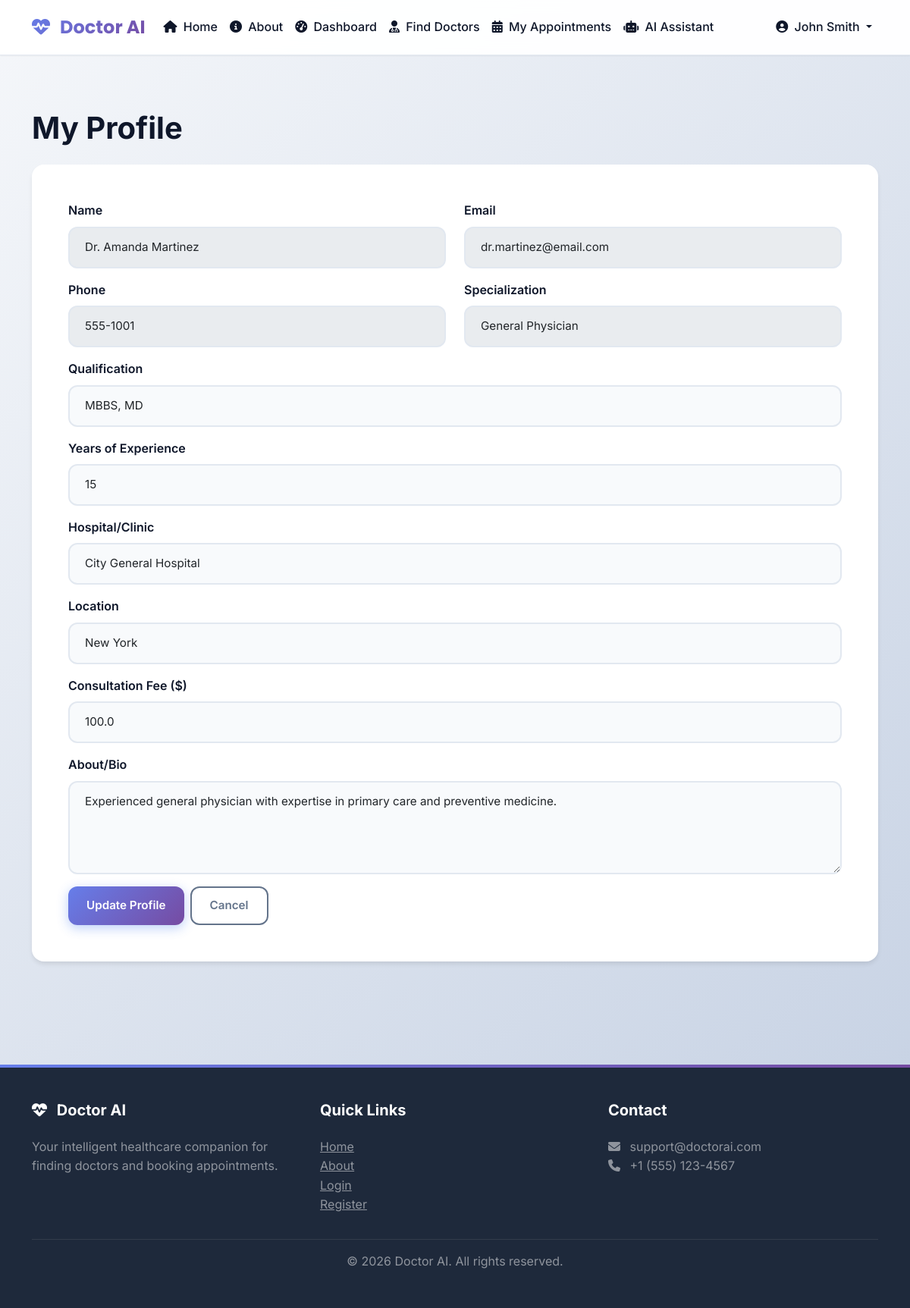
Page /patient/doctor/1 (signed in) on the committed database.
### tables this page shows
CREATE TABLE users (
            user_id INTEGER PRIMARY KEY AUTOINCREMENT,
            name TEXT NOT NULL,
            email TEXT UNIQUE NOT NULL,
            password_hash TEXT NOT NULL,
            role TEXT NOT NULL CHECK(role IN ('patient', 'doctor', 'admin')),
            phone TEXT,
            created_at TIMESTAMP DEFAULT CURRENT_TIMESTAMP
        );

CREATE TABLE doctors (
            doctor_id INTEGER PRIMARY KEY AUTOINCREMENT,
            user_id INTEGER UNIQUE NOT NULL,
            specialization TEXT NOT NULL,
            qualification TEXT,
            experience INTEGER,
            hospital TEXT,
            location TEXT,
            consultation_fee REAL,
            bio TEXT,
            is_verified BOOLEAN DEFAULT 0,
            FOREIGN KEY (user_id) REFERENCES users(user_id) ON DELETE CASCADE
        );

### routes/patient.py (the view)
@bp.route('/doctor/<int:doctor_id>')
@login_required
def doctor_profile(doctor_id):
    connection = None
    doctor_data = None
    availability = []
    try:
        connection = get_db_connection()
        cursor = get_dict_cursor(connection)
        cursor.execute("""
            SELECT d.*, u.name, u.email, u.phone
            FROM doctors d
            JOIN users u ON d.user_id = u.user_id
            WHERE d.doctor_id = ?
        """, (doctor_id,))
        doctor_data = cursor.fetchone()
        if not doctor_data:
            flash('Doctor not found', 'error')
            return redirect(url_for('patient.doctors'))
        cursor.execute("""
            SELECT * FROM doctor_availability
            WHERE doctor_id = ? AND is_available = 1
            ORDER BY CASE day_of_week
                WHEN 'Monday' THEN 1
                WHEN 'Tuesday' THEN 2
                WHEN 'Wednesday' THEN 3
                WHEN 'Thursday' THEN 4
                WHEN 'Friday' THEN 5
                WHEN 'Saturday' THEN 6
                WHEN 'Sunday' THEN 7
            END
        """, (doctor_id,))
        availability = cursor.fetchall()
    except Exception as e:
        flash(f'Error loading doctor profile: {str(e)}', 'error')
    finally:
        if connection:
            close_db_connection(connection)
    return render_template('doctor_profile.html',
                         doctor=doctor_data,
                         availability=availability)

### database.py (called while the page is built, shortened)
def get_db_connection():
    try:
        if Config.DB_TYPE == 'sqlite' or not MYSQL_AVAILABLE:
            connection = sqlite3.connect(Config.DB_PATH)
            connection.row_factory = sqlite3.Row  # This makes rows behave like dictionaries
            return connection
    except Exception as e:
        print(f"Error connecting to database: {e}")
        raise Exception("Database connection failed. Please check your database configuration.")

def get_dict_cursor(connection):
    if Config.DB_TYPE == 'sqlite' or not MYSQL_AVAILABLE:
        return connection.cursor()
    else:
        return connection.cursor(dictionary=True)

def close_db_connection(connection):
    try:
        if Config.DB_TYPE == 'sqlite' or not MYSQL_AVAILABLE:
            if connection:
                connection.close()
        else:
            if connection and connection.is_connected():
                connection.close()
    except:
        pass

### routes/patient.py (called while the page is built)
def login_required(f):
    @wraps(f)
    def decorated_function(*args, **kwargs):
        if 'user_id' not in session:
            flash('Please login to access this page', 'error')
            return redirect(url_for('auth.login'))
        if session.get('role') != 'patient':
            flash('Access denied. Patient access only.', 'error')
            return redirect(url_for('auth.login'))
        return f(*args, **kwargs)
    return decorated_function

### templates/doctor_profile.html (shortened to what this page needs)
{% extends "base.html" %}
{% block content %}
<div class="container py-5">
    <div class="row">
        <div class="col-lg-12">
            <h1 class="fw-bold mb-4">My Profile</h1>
            <div class="card">
                <div class="card-body p-5">
                    <form method="POST" action="{{ url_for('doctor.profile') }}">
                        <div class="row">
                            <div class="col-md-6 mb-3">
                                <label class="form-label">Name</label>
                                <input type="text" class="form-control" value="{{ doctor.name }}" disabled>
                            </div>
                            <div class="col-md-6 mb-3">
                                <label class="form-label">Email</label>
                                <input type="email" class="form-control" value="{{ doctor.email }}" disabled>
                            </div>
                        </div>
                        <div class="row">
                            <div class="col-md-6 mb-3">
                                <label class="form-label">Phone</label>
                                <input type="tel" class="form-control" value="{{ doctor.phone }}" disabled>
                            </div>
                            <div class="col-md-6 mb-3">
                                <label class="form-label">Specialization</label>
                                <input type="text" class="form-control" value="{{ doctor.specialization }}" disabled>
                            </div>
                        </div>
                        <div class="mb-3">
                            <label for="qualification" class="form-label">Qualification</label>
                            <input type="text" class="form-control" id="qualification" name="qualification"
                                   value="{{ doctor.qualification }}" required>
                        </div>
                        <div class="mb-3">
                            <label for="experience" class="form-label">Years of Experience</label>
                            <input type="number" class="form-control" id="experience" name="experience"
                                   value="{{ doctor.experience }}" required min="0">
                        </div>
                        <div class="mb-3">
                            <label for="hospital" class="form-label">Hospital/Clinic</label>
                            <input type="text" class="form-control" id="hospital" name="hospital"
                                   value="{{ doctor.hospital }}" required>
                        </div>
                        <div class="mb-3">
                            <label for="location" class="form-label">Location</label>
                            <input type="text" class="form-control" id="location" name="location"
                                   value="{{ doctor.location }}" required>
                        </div>
                        <div class="mb-3">
                            <label for="consultation_fee" class="form-label">Consultation Fee ($)</label>
                            <input type="number" class="form-control" id="consultation_fee" name="consultation_fee"
                                   value="{{ doctor.consultation_fee }}" required min="0" step="0.01">
                        </div>
                        <div class="mb-3">
                            <label for="bio" class="form-label">About/Bio</label>
                            <textarea class="form-control" id="bio" name="bio" rows="4">{{ doctor.bio or '' }}</textarea>
                        </div>
                        <div class="d-flex gap-2">
                            <button type="submit" class="btn btn-primary">Update Profile</button>
                            <a href="{{ url_for('doctor.dashboard') }}" class="btn btn-outline-secondary">Cancel</a>
                        </div>
                    </form>
                </div>
            </div>
        </div>
    </div>
</div>
{% endblock %}

### static/css/style.css (style rules this page uses)
:root { --primary-color: #2563eb; --primary-dark: #1e40af; --primary-light: #3b82f6; --secondary-color: #10b981; --accent-color: #8b5cf6; --success-color: #10b981; --warning-color: #f59e0b; --danger-color: #ef4444; --info-color: #06b6d4; --dark-color: #1e293b; --light-color: #f8fafc; --border-color: #e2e8f0; --text-primary: #0f172a; --text-secondary: #64748b; --shadow-sm: 0 1px 2px 0 rgba(0, 0, 0, 0.05); --shadow-md: 0 4px 6px -1px rgba(0, 0, 0, 0.1); --shadow-lg: 0 10px 15px -3px rgba(0, 0, 0, 0.1); --shadow-xl: 0 20px 25px -5px rgba(0, 0, 0, 0.1); --gradient-primary: linear-gradient(135deg, #667eea 0%, #764ba2 100%); --gradient-secondary: linear-gradient(135deg, #10b981 0%, #059669 100%); --gradient-accent: linear-gradient(135deg, #8b5cf6 0%, #6366f1 100%); --gradient-success: linear-gradient(135deg, #10b981 0%, #059669 100%); --gradient-info: linear-gradient(135deg, #06b6d4 0%, #0891b2 100%); --gradient-warning: linear-gradient(135deg, #f59e0b 0%, #d97706 100%); --gradient-danger: linear-gradient(135deg, #ef4444 0%, #dc2626 100%); }
* { margin: 0; padding: 0; box-sizing: border-box; }
body { font-family: 'Inter', -apple-system, BlinkMacSystemFont, 'Segoe UI', Roboto, sans-serif; background: linear-gradient(135deg, #f5f7fa 0%, #c3cfe2 100%); background-attachment: fixed; color: var(--text-primary); line-height: 1.6; min-height: 100vh; }
.card { border: none; border-radius: 16px; box-shadow: var(--shadow-md); margin-bottom: 1.5rem; background: white; transition: all 0.3s ease; overflow: hidden; }
.card-body { padding: 1.5rem; }
.btn { border-radius: 12px; padding: 0.75rem 1.5rem; font-weight: 600; font-size: 0.95rem; transition: all 0.3s cubic-bezier(0.4, 0, 0.2, 1); border: none; position: relative; overflow: hidden; }
.btn::before { content: ''; position: absolute; top: 50%; left: 50%; width: 0; height: 0; border-radius: 50%; background: rgba(255, 255, 255, 0.3); transform: translate(-50%, -50%); transition: width 0.6s, height 0.6s; }
.btn-primary { background: var(--gradient-primary); color: white; box-shadow: 0 4px 15px rgba(37, 99, 235, 0.3); }
.btn-outline-secondary { background: transparent; border: 2px solid var(--text-secondary); color: var(--text-secondary); }
.form-control, .form-select { border-radius: 12px; border: 2px solid var(--border-color); padding: 0.875rem 1.25rem; font-size: 0.95rem; transition: all 0.3s ease; background: var(--light-color); }
.form-label { font-weight: 600; color: var(--text-primary); margin-bottom: 0.5rem; }
* { transition: background-color 0.3s ease, border-color 0.3s ease, color 0.3s ease; }

### rows in the picture
users: name "Dr. Amanda Martinez", email "dr.martinez@email.com", phone "555-1001"
doctors: specialization "General Physician", qualification "MBBS, MD", experience "15", hospital "City General Hospital", location "New York", consultation_fee "100.0", bio "Experienced general physician with expertise in primary care and preventive medicine."

### other values in the picture
{{ session.get('name', 'User') }} "John Smith"
